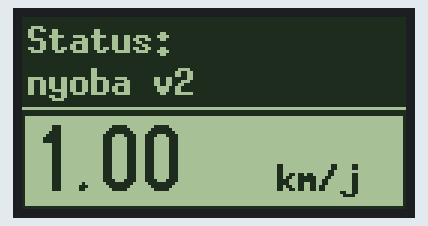
The sketch below on a simulated Arduino Uno, built with avr-gcc and run on an emulated ATmega328P. On the bench: 128×64 one-colour display.

Above: at 0.4 s.
At 4.4 s:
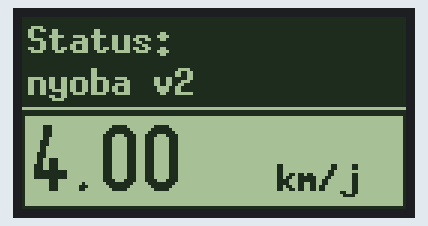
At 9.8 s:
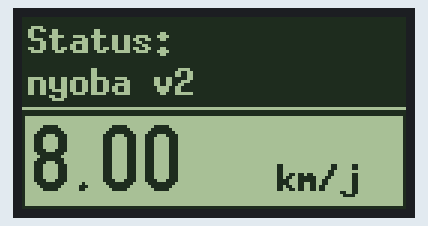
At 19.3 s:
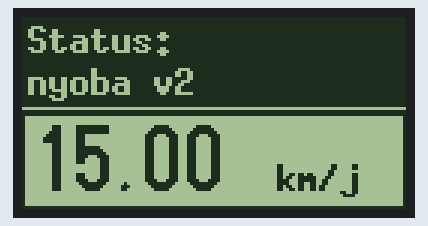
At 28.9 s:
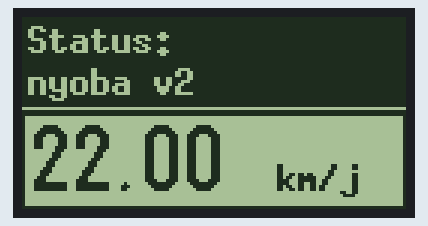
At 38.5 s:
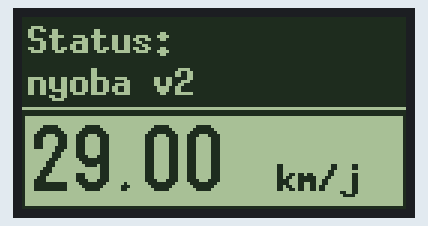

Measured:
- what the display in image 0 shows lasts 1.3 s, from 0.4 s to 1.7 s
- what the display in image 3 shows lasts 1.4 s, from 19.2 s to 20.6 s

The sketch:

4._Tes_lcd.ino
```cpp
#include <Wire.h>
#include <U8g2lib.h>
#include <U8x8lib.h>
const char DEGREE_SYMBOL[] = { 0xB0, '\0' };
U8G2_ST7920_128X64_1_HW_SPI u8g2(U8G2_R0, /* CS=*/10, /* reset=*/8);

String statusDisplay = "nyoba v2";
int speedDisplay = 0;

void setup() {
  u8g2.begin();
  u8g2.enableUTF8Print();
  u8g2.setFontDirection(0);
}

void loop() {
  speedDisplay++;
  u8g2.firstPage();
  do {
    tulisanputih();
    tulisan();
  } while (u8g2.nextPage());

  delay(1000);
}

void tulisanputih() {
  u8g2.drawBox(0, 0, 128, 32);
  u8g2.setColorIndex(0);

  u8g2.setFont(u8g2_font_7x13B_tr);
  u8g2.drawStr(2, 12, "Status:");
  u8g2.drawStr(2, 26, statusDisplay.c_str());
  u8g2.drawHLine(0, 30, 128);  // Garis pemisah
}

void tulisan() {
  char speedBuffer[10];  // Buffer untuk menampung string kecepatan
    // Konversi nilai double ke char array (string C), format: (nilai, lebar minimal, desimal, buffer)
  dtostrf(speedDisplay, 4, 2, speedBuffer);
  u8g2.setColorIndex(1);
  u8g2.setFont(u8g2_font_logisoso22_tn);  // Font lebih besar untuk kecepatan
  u8g2.drawStr(2, 58, speedBuffer);

  u8g2.setFont(u8g2_font_7x13B_tr);
  u8g2.drawStr(85, 58, "km/j");
  u8g2.drawFrame(0, 32, 128, 32);
}
```
